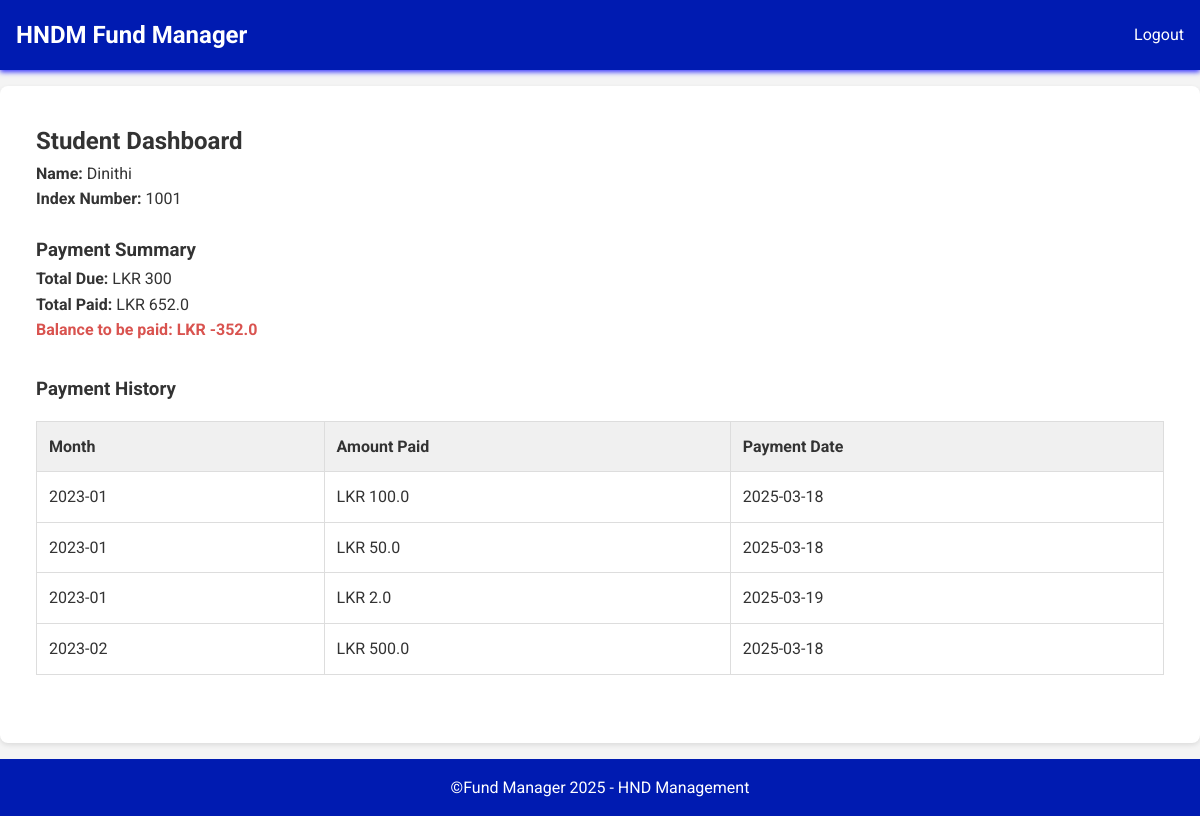
The page /student/dashboard (signed in) on the database as committed earlier.
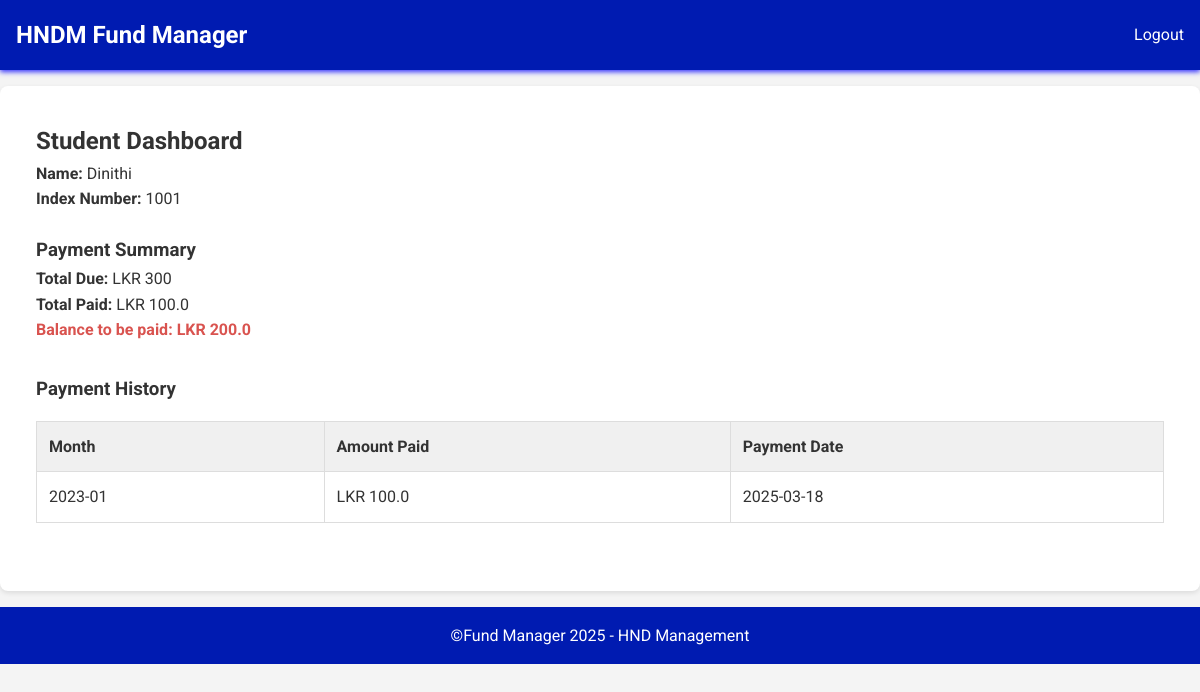
The same page on the database as committed later.
### tables this page shows
CREATE TABLE Payments (
    payment_id INTEGER PRIMARY KEY AUTOINCREMENT,
    student_id INTEGER NOT NULL,
    month TEXT NOT NULL,
    amount_paid REAL NOT NULL,
    payment_date TEXT NOT NULL,
    FOREIGN KEY (student_id) REFERENCES Students(student_id)
);

### app.py (the view)
@app.route('/student/dashboard')
def student_dashboard():
    if 'student_id' not in session:
        return redirect(url_for('student_login'))
    student_id = session['student_id']
    student = database.get_db().execute('SELECT * FROM Students WHERE student_id = ?', (student_id,)).fetchone()
    payments = database.get_student_payments(student_id)
    total_due = calculate_total_due(student_id)  # Implement this function
    total_paid = sum([p['amount_paid'] for p in payments])
    return render_template('student_dashboard.html', student=student, payments=payments, total_due=total_due, total_paid=total_paid)

### app.py (called while the page is built)
def calculate_total_due(student_id):
    monthly_fee = 100
    current_year = datetime.datetime.now().year
    current_month = datetime.datetime.now().month
    start_year = 2025  # Example start year
    start_month = 1   # Example start month
    total_months = (current_year - start_year) * 12 + (current_month - start_month) + 1
    total_due = total_months * monthly_fee
    return total_due

### database.py (called while the page is built)
def get_db():
    db = sqlite3.connect(DATABASE)
    db.row_factory = sqlite3.Row  # Access columns by name
    return db

def get_student_payments(student_id):
    db = get_db()
    cur = db.execute('SELECT * FROM Payments WHERE student_id = ? ORDER BY month', (student_id,))
    payments = cur.fetchall()
    db.close()
    return payments

### templates/student_dashboard.html (shortened to what this page needs)
{% extends "base.html" %}
{% block navbar %}
     <a href="{{ url_for('logout') }}" class="nav-link">Logout</a>
{% endblock %}
{% block content %}
    <div class="dashboard-container">
        <h2>Student Dashboard</h2>
        <p class="student-info">
            <strong>Name:</strong> {{ student.name }}<br>
            <strong>Index Number:</strong> {{ student.index_number }}
        </p>
        <div class="summary-section">
            <h3>Payment Summary</h3>
            <p><strong>Total Due:</strong> LKR {{ total_due }}</p>
            <p><strong>Total Paid:</strong> LKR {{ total_paid }}</p>
            <p class="balance"><strong>Balance to be paid:</strong> LKR {{ total_due - total_paid }}</p>
        </div>
        <div class="history-section">
            <h3>Payment History</h3>
            <table>
                <thead>
                    <tr>
                        <th>Month</th>
                        <th>Amount Paid</th>
                        <th>Payment Date</th>
                    </tr>
                </thead>
                <tbody>
                    {% for payment in payments %}
                    <tr>
                        <td>{{ payment.month }}</td>
                        <td>LKR {{ payment.amount_paid }}</td>
                        <td>{{ payment.payment_date }}</td>
                    </tr>
                    {% endfor %}
                </tbody>
            </table>
        </div>
    </div>
{% endblock %}

Rows that differ between the two databases and show on the page:
removed Payments: month "2023-01", amount_paid "50.0", payment_date "2025-03-18"
removed Payments: month "2023-01", amount_paid "2.0", payment_date "2025-03-19"
removed Payments: month "2023-02", amount_paid "500.0", payment_date "2025-03-18"
Other text that changed with them:
{{ total_paid }}: "652.0" → "100.0"
{{ total_due - total_paid }}: "-352.0" → "200.0"
